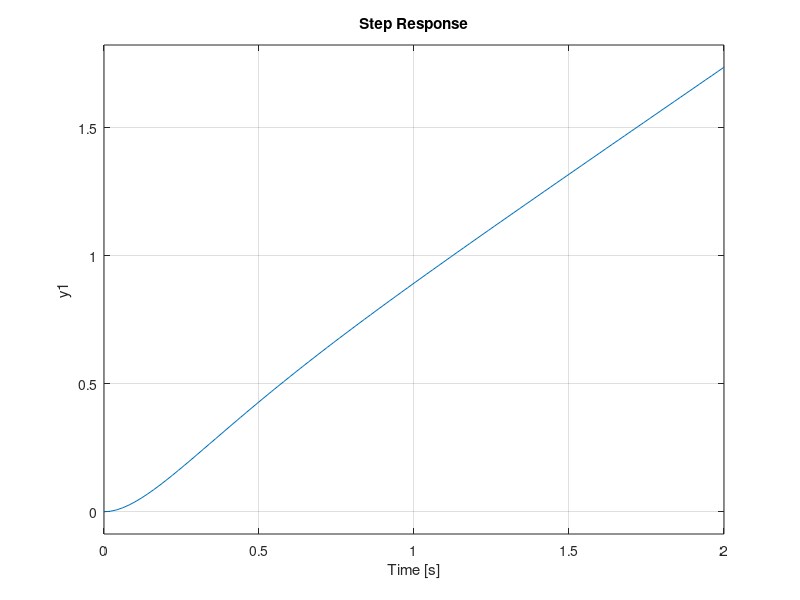
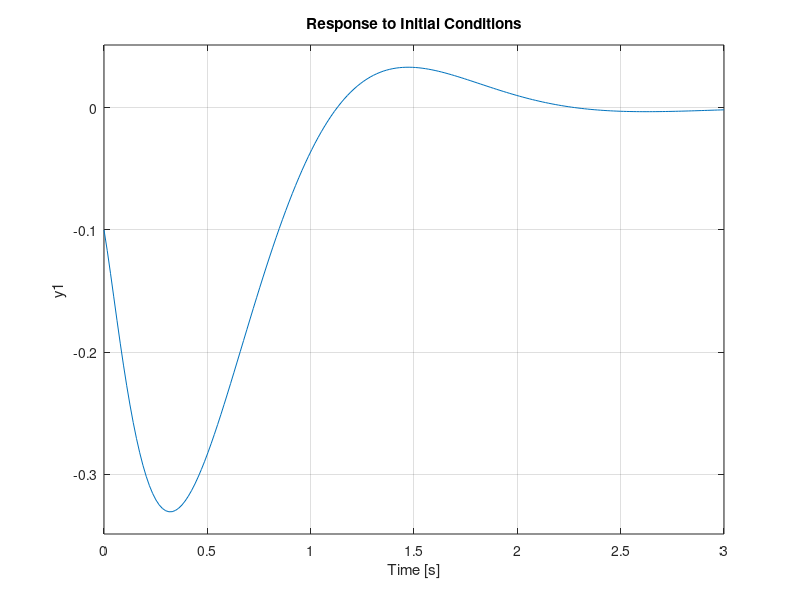
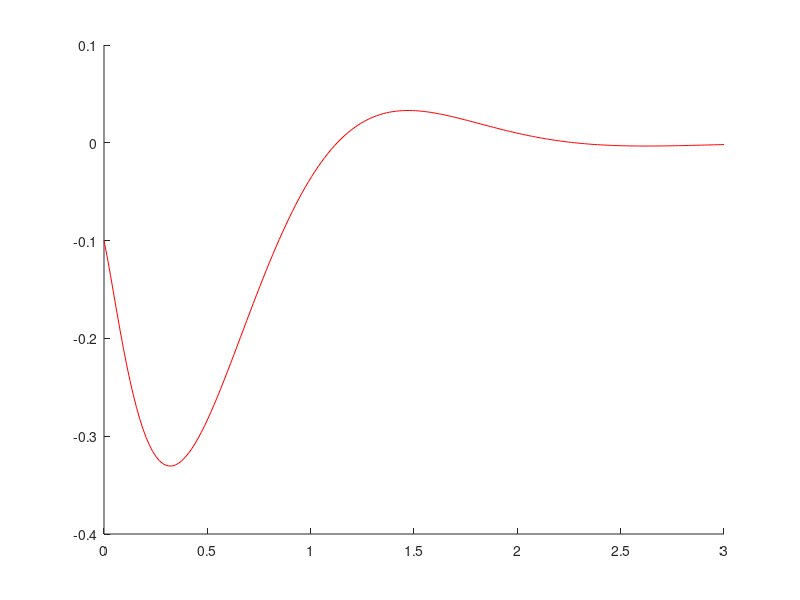

Write the MATLAB code that produced these figures, in order. (Note: this script raises an error after producing the figures.)
clear all, close all, clc

num=[10 20];
den=[1 10 24 0];

G=tf(num,den);

[A,B,C,D]=tf2ss(num,den);

Gss=ss(A,B,C,D);

damp(Gss)

figure, step(Gss)

OS=10;
Ts=2;

psi=log(100/OS)/sqrt(pi^2+log(100/OS)^2);
wn=4/psi/Ts;

s1=-psi*wn+i*wn*sqrt(1-psi^2)
s2=-psi*wn-i*wn*sqrt(1-psi^2)
s3=-20;

pd=[s1 s2 s3];

Co=ctrb(A,B);
rango=rank(Co)

K=acker(A,B,pd)

Alc=A-B*K;
Blc=zeros(3,1);
Clc=C;
Dlc=D;

LC=ss(Alc,Blc,Clc,Dlc);

damp(LC)

t=0:0.01:10;
x0=[0.1 -0.2 0.1];

figure, initial(LC,x0)

%% Diseño del observador 

mo=obsv(A,C);
rang_obs=rank(mo)

Pdo=5*pd;

L=acker(A',C',Pdo)
L=L';


%% analisis

Alc=[A -B*K;
    L*C A-B*K-L*C];
Blc=zeros(6,1);
Clc=[C -D*K];
Dlc=0;

LCo=ss(Alc,Blc,Clc,Dlc);

damp(LCo)

x0_obs=[0.1 -0.2 0.1 0.1 -0.2 0.1];
[yco,t,xco]=initial(LCo,x0_obs);
[yso,t,xso]=initial(LC,x0);


figure, plot(t,yso,'r',t,yco,'b*')
legend('sin obs','con obs')

































